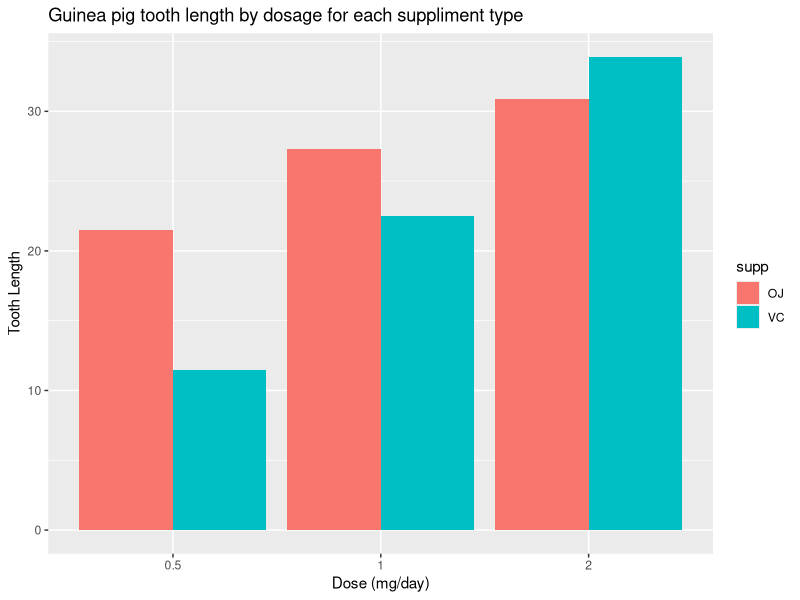

The R script that drew this image: (Note: this script raises an error after producing the figure.)
## ---- chunk 1
### load datasets and ggplot2 libraries
library(datasets)
library(ggplot2)

### load the ToothGrowth dataset
data("ToothGrowth")

### Review the structure of the data 
str(ToothGrowth)
## ---- chunk 2
### Summary Statistics
summary(ToothGrowth)
## ---- chunk 3
unique(ToothGrowth$dose)
## ---- chunk 4
ggplot(ToothGrowth, aes(x=factor(dose), y=len, fill=supp)) + geom_bar(stat="identity", position=position_dodge()) + labs(title = "Guinea pig tooth length by dosage for each suppliment type", x="Dose (mg/day)", y="Tooth Length")
## ---- chunk 5
hy1 <- t.test(len ~ supp, data=ToothGrowth)
hy1$conf.int
hy1$p.value
## ---- chunk 6
# subset data by dose to create three groups for pairwise t test
dose1 <- subset(ToothGrowth, dose %in% c(0.5, 1.0))
dose2 <- subset(ToothGrowth, dose %in% c(1.0, 2.0))
dose3 <- subset(ToothGrowth, dose %in% c(0.5, 2.0))
t.test(len~dose, dose1, paired = F, var.equal=F)
t.test(len~dose, dose2, paired=F, var.equal=F)
t.test(len~dose, dose3, paired=F, var.equal=F)
## ---- chunk 7
dose5 <- subset(ToothGrowth, dose == 0.5)
dose10 <- subset(ToothGrowth, dose == 1.0)
dose20 <- subset(ToothGrowth, dose == 2.0)
t.test(len~supp, dose5, paired=F, val.equal=F)
t.test(len~supp, dose10, paired=F, val.equal=F)
t.test(len~supp, dose20, paired=F, val.equal=F)
